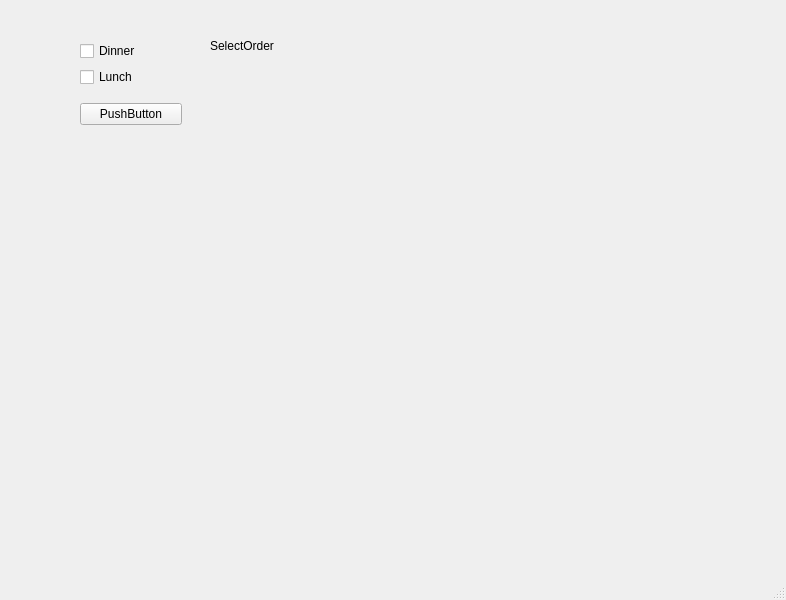
<?xml version="1.0" encoding="UTF-8"?>
<ui version="4.0">
 <class>MainWindow</class>
 <widget class="QMainWindow" name="MainWindow">
  <property name="geometry">
   <rect>
    <x>0</x>
    <y>0</y>
    <width>786</width>
    <height>600</height>
   </rect>
  </property>
  <property name="windowTitle">
   <string>MainWindow</string>
  </property>
  <widget class="QWidget" name="centralwidget">
   <widget class="QLabel" name="label_order">
    <property name="geometry">
     <rect>
      <x>210</x>
      <y>20</y>
      <width>311</width>
      <height>51</height>
     </rect>
    </property>
    <property name="text">
     <string>SelectOrder</string>
    </property>
   </widget>
   <widget class="QWidget" name="">
    <property name="geometry">
     <rect>
      <x>80</x>
      <y>31</y>
      <width>102</width>
      <height>106</height>
     </rect>
    </property>
    <layout class="QGridLayout" name="gridLayout">
     <item row="0" column="0">
      <layout class="QVBoxLayout" name="verticalLayout">
       <item>
        <widget class="QCheckBox" name="checkBox_Dinner">
         <property name="text">
          <string>Dinner</string>
         </property>
        </widget>
       </item>
       <item>
        <widget class="QCheckBox" name="checkBox_Lunch">
         <property name="text">
          <string>Lunch</string>
         </property>
        </widget>
       </item>
      </layout>
     </item>
     <item row="1" column="0">
      <widget class="QPushButton" name="pushButton_order">
       <property name="text">
        <string>PushButton</string>
       </property>
      </widget>
     </item>
    </layout>
   </widget>
  </widget>
  <widget class="QMenuBar" name="menubar">
   <property name="geometry">
    <rect>
     <x>0</x>
     <y>0</y>
     <width>786</width>
     <height>24</height>
    </rect>
   </property>
  </widget>
  <widget class="QStatusBar" name="statusbar"/>
 </widget>
 <resources/>
 <connections/>
</ui>
